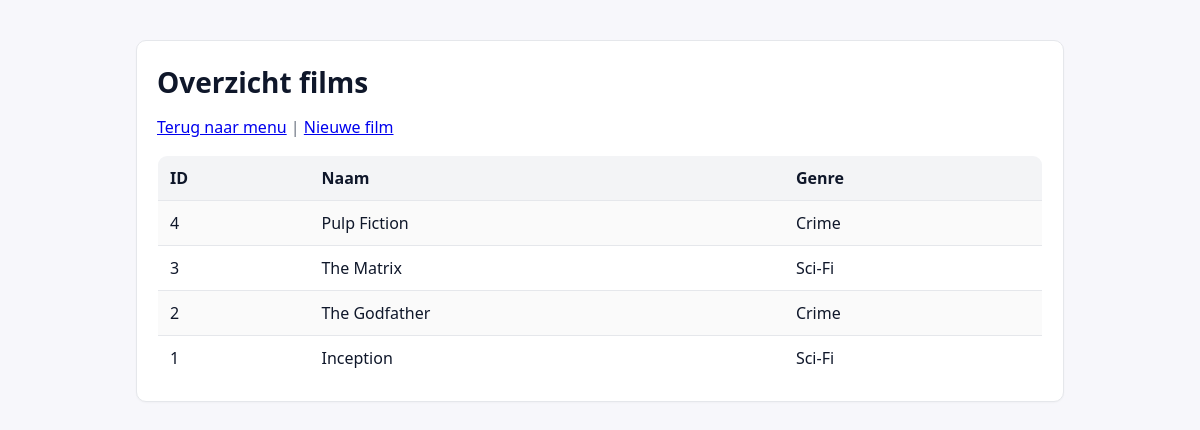
The page /film_list.php on the database its author committed.
### tables this page shows
CREATE TABLE `film` (
  `id` INT UNSIGNED NOT NULL AUTO_INCREMENT,
  `naam` VARCHAR(150) NOT NULL,
  `genre` VARCHAR(80) NOT NULL,
  PRIMARY KEY (`id`),
  KEY `idx_film_naam` (`naam`)
);

### src/Model/Film.php (called while the page is built, shortened)
<?php
class Film
{
    public function __construct(?int $id = null, string $naam = '', string $genre = '')
    {
        $this->id = $id;
        $this->naam = $naam;
        $this->genre = $genre;
    }
    public static function getAll(): array
    {
        $pdo = Database::getConnection();
        $stmt = $pdo->query('SELECT id, naam, genre FROM film ORDER BY id DESC');
        $rows = $stmt->fetchAll();
        $films = [];
        foreach ($rows as $row) {
            $films[] = new Film((int)$row['id'], $row['naam'], $row['genre']);
        }
        return $films;
    }
}

### public/film_list.php (the view, shortened to what this page needs)
<?php
require_once __DIR__ . '/../src/Model/Film.php';
$films = [];
try {
    $films = Film::getAll();
} catch (Throwable $e) {
    $error = $e->getMessage();
}
?><!DOCTYPE html>
<html lang="nl">
<head>
    <link rel="stylesheet" href="assets/style.css">
</head>
<body>
    <main class="container">
      <div class="card">
        <h1>Overzicht films</h1>
        <p class="small"><a href="index.php">Terug naar menu</a> | <a href="film_create.php">Nieuwe film</a></p>
        <table class="table">
        <thead>
            <tr>
                <th>ID</th>
                <th>Naam</th>
                <th>Genre</th>
            </tr>
        </thead>
        <tbody>
        <?php if (!$films): ?>
            <tr><td colspan="3">Geen films gevonden.</td></tr>
        <?php else: ?>
            <?php foreach ($films as $f): ?>
                <tr>
                    <td><?php echo (int)$f->id; ?></td>
                    <td><?php echo htmlspecialchars($f->naam, ENT_QUOTES, 'UTF-8'); ?></td>
                    <td><?php echo htmlspecialchars($f->genre, ENT_QUOTES, 'UTF-8'); ?></td>
                </tr>
            <?php endforeach; ?>
        <?php endif; ?>
        </tbody>
        </table>
      </div>
    </main>
  </body>
  </html>

### public/assets/style.css (style rules this page uses)
:root { --bg: #f7f7fb; --text: #0f172a; --muted: #6b7280; --card: #ffffff; --border: #e5e7eb; --primary: #2563eb; --primary-600: #1d4ed8; --success: #16a34a; --error: #dc2626; --radius: 10px; }
* { box-sizing: border-box; }
html, body { height: 100%; }
body { margin: 0; font-family: system-ui, -apple-system, Segoe UI, Roboto, Ubuntu, Cantarell, Noto Sans, Arial, "Apple Color Emoji", "Segoe UI Emoji"; color: var(--text); background: var(--bg); line-height: 1.5; }
.container { width: 100%; max-width: 960px; margin: 40px auto; padding: 0 16px; }
.card { background: var(--card); border: 1px solid var(--border); border-radius: var(--radius); padding: 20px; box-shadow: 0 1px 2px rgba(0,0,0,0.03); }
h1 { font-size: 1.75rem; margin: 0 0 12px; }
p.small { color: var(--muted); margin-top: 0; }
.table { width: 100%; border-collapse: collapse; background: var(--card); border: 1px solid var(--border); border-radius: var(--radius); overflow: hidden; }
.table th, .table td { padding: 10px 12px; border-bottom: 1px solid var(--border); text-align: left; }
.table thead th { background: #f3f4f6; }
.table tr:last-child td { border-bottom: none; }
.table tbody tr:nth-child(odd) { background: #fafafa; }

### rows shown on the page
film: id "4", naam "Pulp Fiction", genre "Crime"
film: id "3", naam "The Matrix", genre "Sci-Fi"
film: id "2", naam "The Godfather", genre "Crime"
film: id "1", naam "Inception", genre "Sci-Fi"
